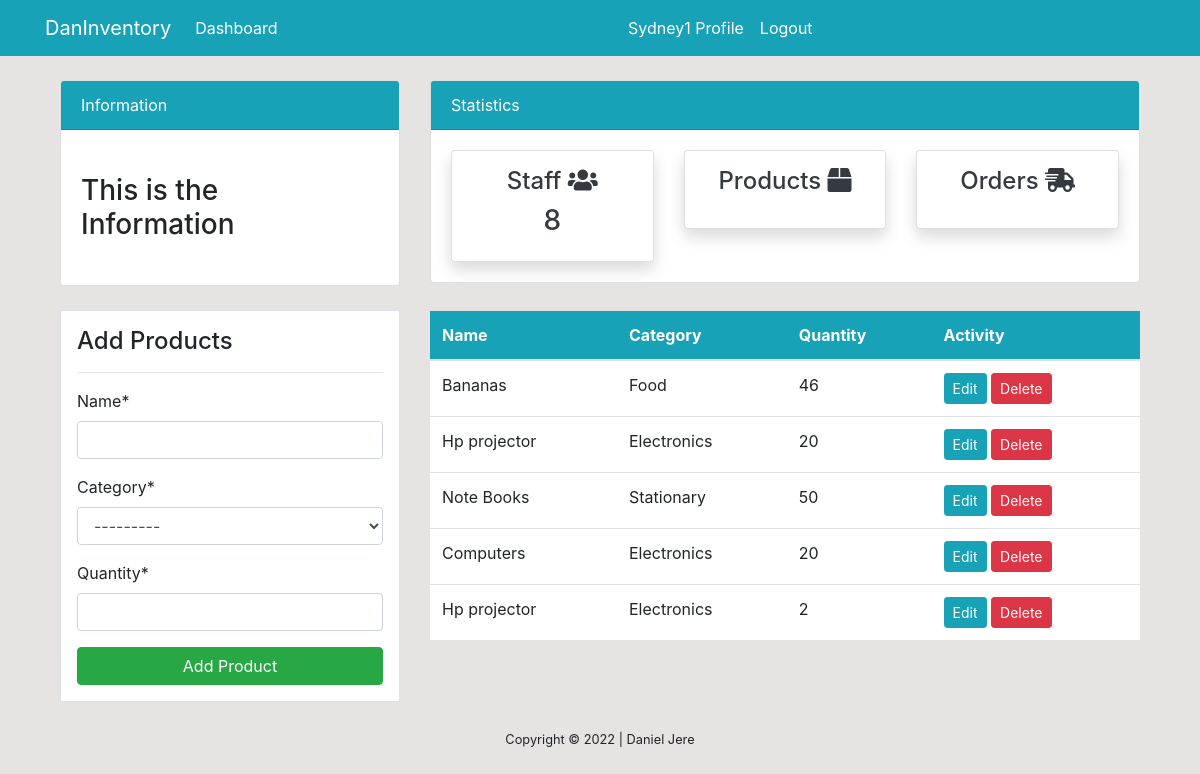
/product/ (signed in), run on the app's committed database.
### dashboard/models.py (models this page shows, shortened)
class Product(models.Model):
	name = models.CharField(max_length=100, null=True)
	quantity = models.PositiveIntegerField(null=True)
	category = models.CharField(max_length=50, choices=CATEGORY, null=True)
	class Meta:
		verbose_name_plural = 'Product'

### dashboard/views.py (the view)
# urls.py: path('product/',views.product, name='dashboard-product'),
@login_required
def product(request):
	items = Product.objects.all()  # Using  ORM     COMMANDS
	workers_count = User.objects.all().count()
	if request.method == 'POST':
		form = ProductForm(request.POST)
		if form.is_valid():
			form.save()
			product_name = form.cleaned_data.get('name')
			messages.success(request, f'{product_name} has been added')
			return redirect('dashboard-product')
	else:
		form = ProductForm()
	context = {
        'items':items,
        'form':form,
        'workers_count':workers_count,
	}
	return render(request, 'dashboard/product.html', context)

### dashboard/forms.py
class ProductForm(forms.ModelForm):
    class Meta:
        model = Product
        fields = ['name', 'category', 'quantity']

### templates/dashboard/product.html (shortened to what this page needs)
{% extends 'partials/base.html'   %}
{% load crispy_forms_tags %}
{% block content %}
{% include 'partials/topnav.html' %}
   <div class="container">
    <div class="row my-4">
        <div class="col-md-4">
          <div class="border bg-white p-3">
            <h4>Add Products</h4>
            <hr>
            <form method="POST">
              {{ form | crispy }}
           <input class="btn btn-success btn-block" type="submit" value="Add Product">
            </form>
          </div>
        </div>
        <div class="col-md-8">
          <table class="table bg-white">
            <thead class="bg-info">
                <tr class="text-white">
                    <th scope="col">Name</th>
                    <th scope="col">Category</th>
                    <th scope="col">Quantity</th>
                    <th scope="col">Activity</th>
                </tr>
            </thead>
            <tbody>
              {% for item in items   %}
                <tr>
                    <td>{{item.name}}</td>
                    <td>{{item.category }}</td>
                    <td>{{item.quantity }}</td>
                    <td>
      <a class="btn btn-info btn-sm" href="{% url 'dashboard-product-update' item.id %}">Edit</a>
<a class="btn btn-danger btn-sm" href="{% url 'dashboard-product-delete' item.id %}">Delete</a>
                    </td>
                </tr>
              {% endfor %}
            </tbody>
        </table>
        </div>
    </div>
   </div>
   {% endblock %}

### templates/partials/nav.html (shortened to what this page needs)
 <nav class="navbar navbar-expand-lg navbar-info bg-info">
    <div class="container">
      {% if user.is_authenticated %}
  <a class="navbar-brand text-white" href="{% url  'dashboard-index'    %}">DanInventory</a>
  <div class="collapse navbar-collapse" id="navbarSupportedContent">
    <ul class="navbar-nav mr-auto">
      <li class="nav-item active">
        <a class="nav-link text-white" href="{% url  'dashboard-index'    %}">Dashboard <span class="sr-only">(current)</span></a>
      </li>
    </ul>
   <ul class="navbar-nav mr-auto">
    <li class="nav-item active">
   <a class="nav-link text-white" href="{% url 'user-profile' %}">{{ user.username}} Profile <span class="sr-only">(current)</span></a>
      </li>
      <li class="nav-item">
        <a class="nav-link text-white" href="{% url 'user-logout' %}">Logout</a>
      </li>
  </ul>
  {% endif %}
  </div>
</div>
</nav>

### static/style.css (style rules this page uses)
body { background: rgb(230, 227, 227); }

### data on the page
Product: name "Bananas", category "Food", quantity "46"
Product: name "Hp projector", category "Electronics", quantity "20"
Product: name "Note Books", category "Stationary", quantity "50"
Product: name "Computers", category "Electronics", quantity "20"
Product: name "Hp projector", category "Electronics", quantity "2"

### other printed values
{{ user.username }} "Sydney1"
{{ workers_count }} "8"
